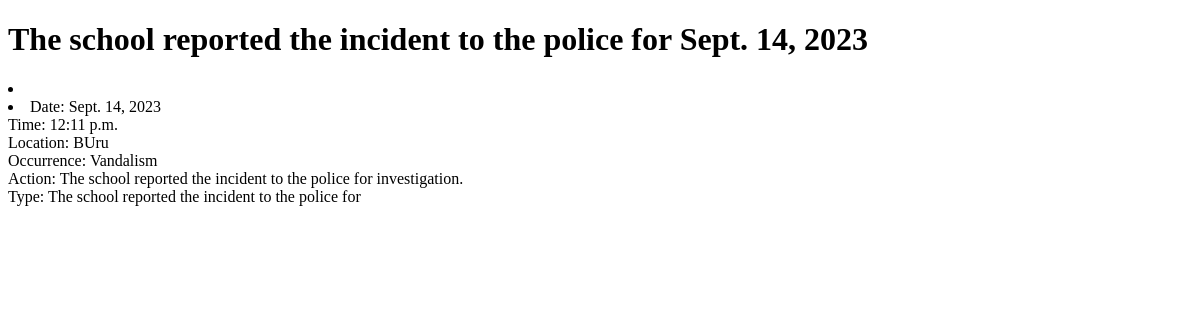
Before: /crime/1/ with the older database file.
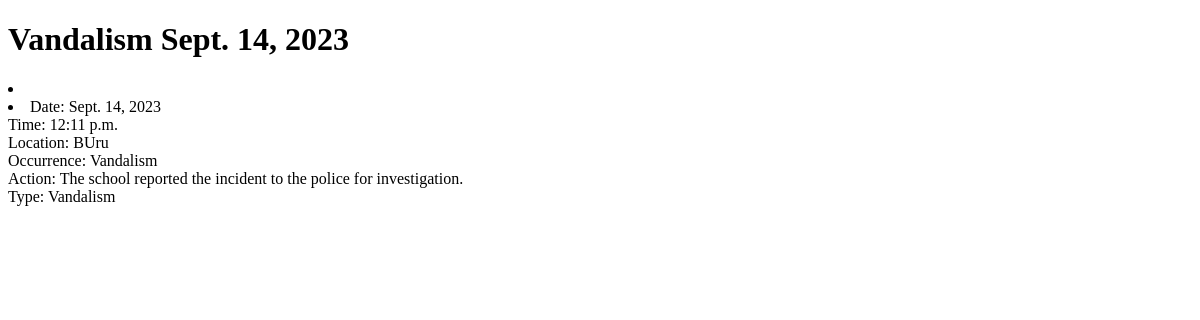
After: the same page with the newer database file.
### home/models.py (models this page shows, shortened)
class Crime(models.Model):
    id_no = models.CharField(max_length=10, unique=True)
    first_name = models.CharField(max_length=50)
    last_name = models.CharField(max_length=50)
    date = models.DateField()
    time = models.TimeField()
    location = models.CharField(max_length=50)
    occur = models.CharField(max_length=500)
    action = models.CharField(max_length=500)
    type = models.CharField(max_length=50)

### home/views.py (the view)
# urls.py: path('crime/<int:crime_id>/', views.crime, name="crime"),
def crime(request, crime_id):
    crime = get_object_or_404(Crime, id=crime_id)
    data = {
        "crime": crime,
            }
    return render(request, "crime.html", data)

### templates/crime.html (shortened to what this page needs)
{% extends "base.html" %}
{% block content %}
<h1>{{crime.type}} {{crime.date}}</h1>
<li>
    <li>
        Date: {{ crime.date }}<br>
        Time: {{ crime.time }}<br>
        Location: {{ crime.location }}<br>
        Occurrence: {{ crime.occur }}<br>
        Action: {{ crime.action }}<br>
        Type: {{ crime.type }}<br>
    </li>
 </li>
{% endblock content %}

Changed rows visible on the page:
changed Crime "Vandalism": type "The school reported the incident to the police for" → "Vandalism"
